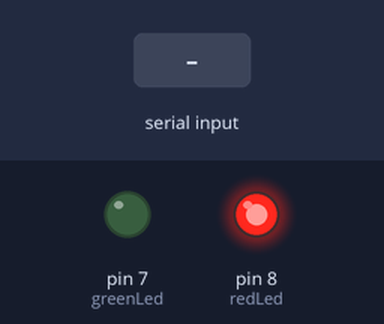
A sketch run on a simulated Arduino Uno, built with avr-gcc and run on an emulated ATmega328P. Parts: output pins drawn as LEDs (lit = HIGH). Inputs (shaded band) come from the test bench. Pins used as bus, display or sensor lines are not drawn.

Above: at 1.2 s.
1.3 s: "1" received over Serial
At 2.3 s:
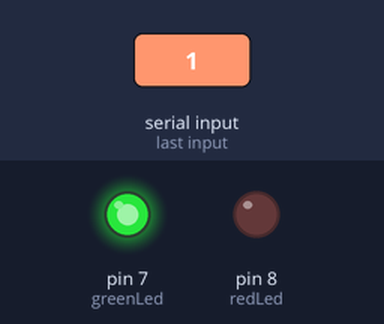
4.3 s: "0" received over Serial
At 4.8 s:
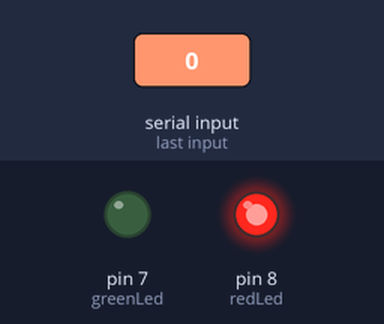
Timing chart, 0 to 7.3 s (numbered marks = the images above; inputs shaded):
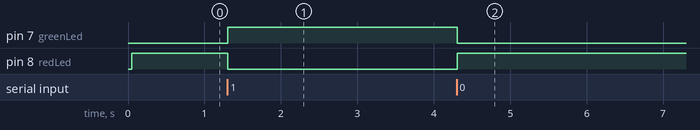

Measured:
- after the input at 1.3 s, pin 7 (greenLed): LOW → HIGH at once; pin 8 (redLed): HIGH → LOW at once
- after the input at 4.3 s, pin 7 (greenLed): HIGH → LOW at once; pin 8 (redLed): LOW → HIGH at once

The sketch:

sketch_jul19a.ino
```cpp
#include <SPI.h>
#include <MFRC522.h>

#define SS_PIN 10
#define RST_PIN 9

int greenLed = 7;
int redLed = 8;

MFRC522 rfid(SS_PIN, RST_PIN);
MFRC522::MIFARE_Key key;

void setup() {
  Serial.begin(9600);
  SPI.begin();
  rfid.PCD_Init();

  pinMode(greenLed, OUTPUT);
  pinMode(redLed, OUTPUT);

  // Initialize with red LED on and green LED off
  digitalWrite(greenLed, LOW);
  digitalWrite(redLed, HIGH);
}

void loop() {
  if (!rfid.PICC_IsNewCardPresent() || !rfid.PICC_ReadCardSerial()) {
    return;
  }

  String cardID = "";
  for (byte i = 0; i < rfid.uid.size; i++) {
    cardID += String(rfid.uid.uidByte[i] < 0x10 ? "0" : ""); // Add leading zero if necessary
    cardID += String(rfid.uid.uidByte[i], HEX); // Convert byte to HEX
  }
  cardID.toUpperCase();
  Serial.println(cardID);

  rfid.PICC_HaltA();
}

void serialEvent() {
  while (Serial.available()) {
    char inChar = (char)Serial.read();
    if (inChar == '1') {
      digitalWrite(greenLed, HIGH);
      digitalWrite(redLed, LOW);
    } else if (inChar == '0') {
      digitalWrite(greenLed, LOW);
      digitalWrite(redLed, HIGH);
    }
  }
}
```
